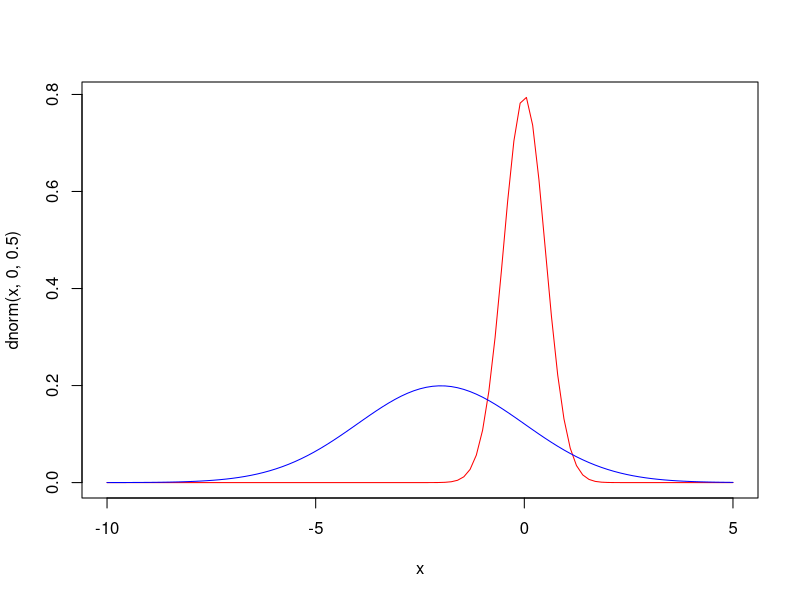
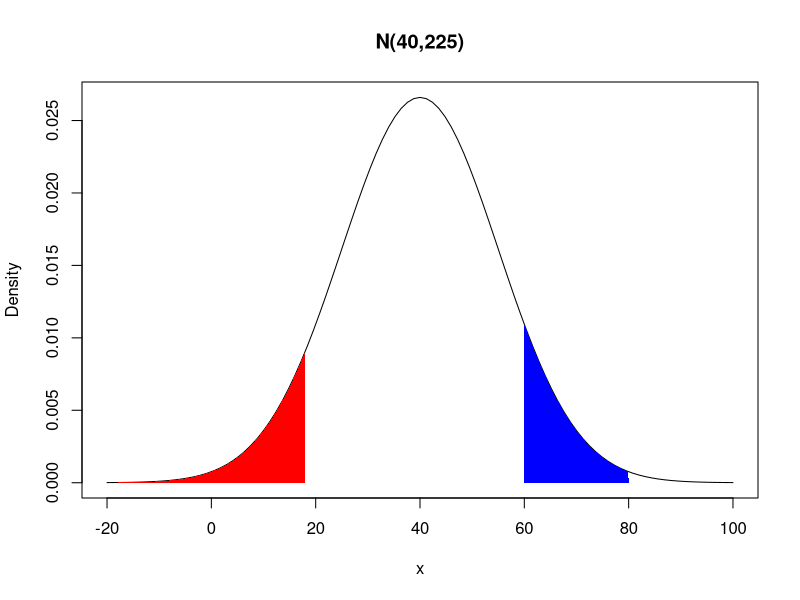
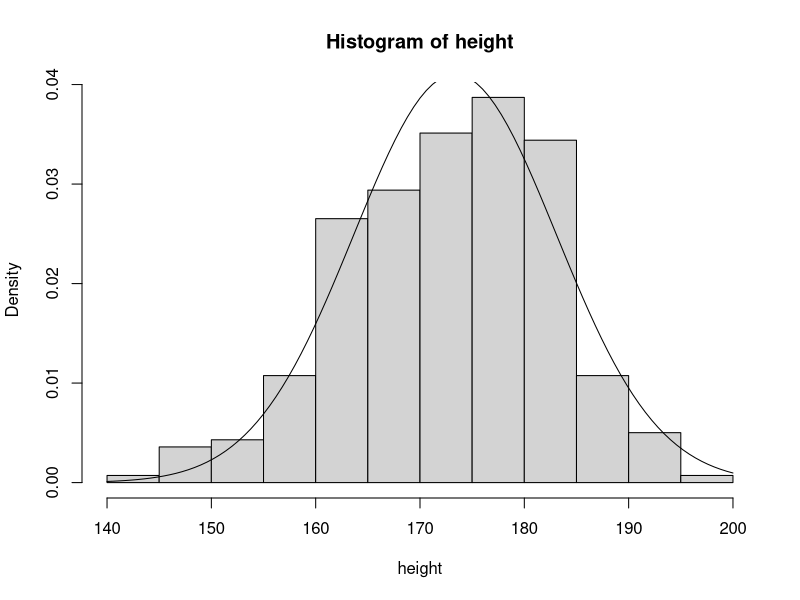
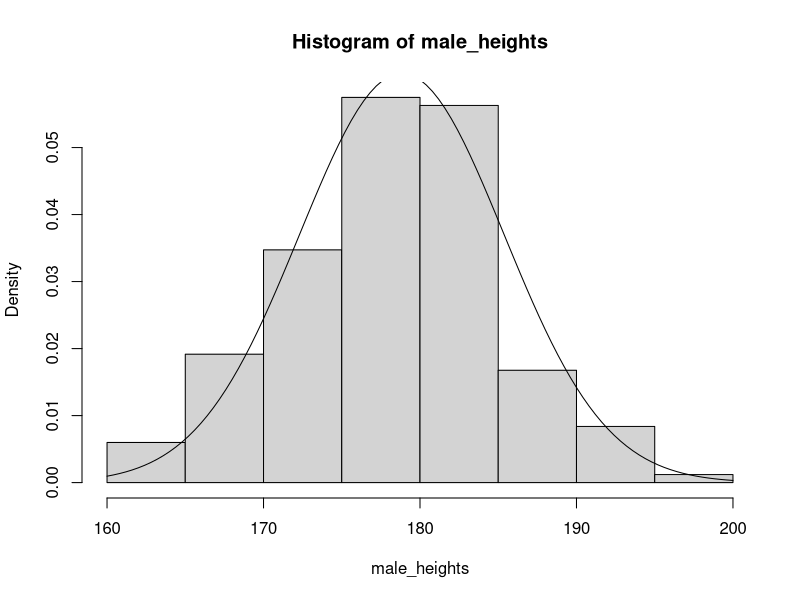
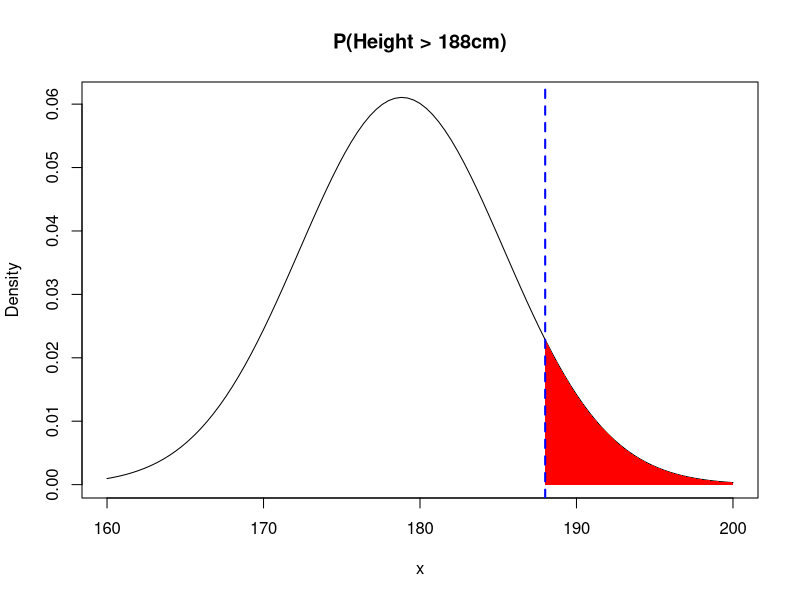

Write the R code that produced these figures, in order. (Note: this script raises an error after producing the figures.)
## ---- chunk 1
math1005 = read.csv("math1005_cleaned.csv")
str(math1005)
height = na.omit(math1005$Height)
## ---- chunk 2
### here is an example
curve(dnorm(x, 0, 0.5), xlim = c(-10, 5), col = "red")
curve(dnorm(x, -2, 2), xlim = c(-10, 5), col = "blue", add=TRUE)
## ---- chunk 3
# Plot the normal distribution curve
curve(dnorm(x, 40, 15), from = -20, to = 100, ylab = "Density", main = "N(40,225)")

# Define x and y values for the distribution
x <- seq(-20, 100, length = 1000)
y <- dnorm(x, 40, 15)

# Shade area to the left of x = 18 (red)
x_left <- x[x <= 18]
y_left <- y[x <= 18]
polygon(c(min(x_left), x_left, 18), c(0, y_left, 0), col = "red", border = NA)

# Shade area between x = 60 and x = 80 (blue)
x_middle <- x[x >= 60 & x <= 80]
y_middle <- y[x >= 60 & x <= 80]
polygon(c(60, x_middle, 80), c(0, y_middle, 0), col = "blue", border = NA)
## ---- chunk 4
### Write your code here
m <- mean(height)
s <- sd(height)
hist(height, freq = F)
curve(dnorm(x, m, s), xlim = c(140, 200), add = TRUE)
## ---- chunk 5
### Write your code here
pnorm(160, m,s)
1-pnorm(190,m,s)
#
## ---- chunk 6
### Write your code here
#
qnorm(0.23,m,s)
## ---- chunk 7
### Write your code here
# Select heights of male students
male_heights <- math1005$Height[math1005$Gender == "Male"]

# Calculate mean and SD (or use given values if needed)
m_male <- mean(male_heights, na.rm = TRUE)
s_male <- sd(male_heights, na.rm = TRUE)

# If you have issues, uncomment these lines:
# m_male <- 178.84
# s_male <- 6.53

# Plot histogram and normal curve
hist(male_heights, freq = F)
curve(dnorm(x, m_male, s_male), add = TRUE)
## ---- chunk 8
### Write your code here

# Calculate P(X > 188) = 1 - P(X ≤ 188)
prob_taller_188 <- 1 - pnorm(188, m_male, s_male)

# Display result
cat("Probability of an Australian man being taller than 188cm:", round(prob_taller_188, 4))

# Plot the distribution with shaded area
curve(dnorm(x, m_male, s_male), from = 160, to = 200, 
      ylab = "Density", main = "P(Height > 188cm)")

# Shade the area above 188cm
x <- seq(188, 200, length = 100)
y <- dnorm(x, m_male, s_male)
polygon(c(188, x, 200), c(0, y, 0), col = "red", border = NA)

# Add vertical line at 188cm
abline(v = 188, col = "blue", lwd = 2, lty = 2)
## ---- chunk 9
### Write your code here
# Probability of finding a man taller than Aaron Sandilands (211cm)
prob_taller_211 <- 1- pnorm(211, m_male, s_male)
cat("Probability of finding a man taller than Aaron Sandilands (211cm):", prob_taller_211 * 100, "%")

## ---- chunk 10
### Write your code here
prob_between_170_180 <- pnorm(180, 178.84, 6.53) - pnorm(170, 178.84, 6.53)
cat("Percentage of Australian men between 170 and 180cm:", prob_between_170_180 * 100, "%")
## ---- chunk 11
### Write your code here
# Probability of finding a man between 170cm and 180cm
prob_between_170_180 <- pnorm(180, 178.84, 6.53) - pnorm(170, 178.84, 6.53)
cat("Percentage of Australian men between 170 and 180cm:", prob_between_170_180 * 100, "%")
## ---- chunk 12
### Write your code here

## ---- chunk 13
### Write your code here

## ---- chunk 14
### Write your code here

## ---- chunk 15
### Write your code here
# Convert 188cm to standard units (Z-score)
z_188 <- (188 - 178.84) / 6.53
cat("Z-score for 188cm:", z_188, "   ")

# Find probability using standard normal distribution
prob_taller_188_std <- 1- pnorm(z_188)
cat("Percentage of Australian men taller than 188cm:", prob_taller_188_std * 100, "%")
## ---- chunk 16
### Write your code here

## ---- chunk 17
### Write your code here

## ---- chunk 18
### Write your code here

## ---- chunk 19
### Write your code here

## ---- chunk 20
### Write your code here
plot(height$math, ShoeSize$math1005_cleaned)
## ---- chunk 21
### Write your code here
Sselect <- !is.na(math1005$ShoeSize) & !is.na(math1005$Height) & math1005$ShoeSize <= 20
height <- math1005$Height[Sselect]
shoe <- math1005$ShoeSize[Sselect]
plot(shoe, height)
## ---- chunk 22
### Write your code here

## ---- chunk 23
### Write your code here

